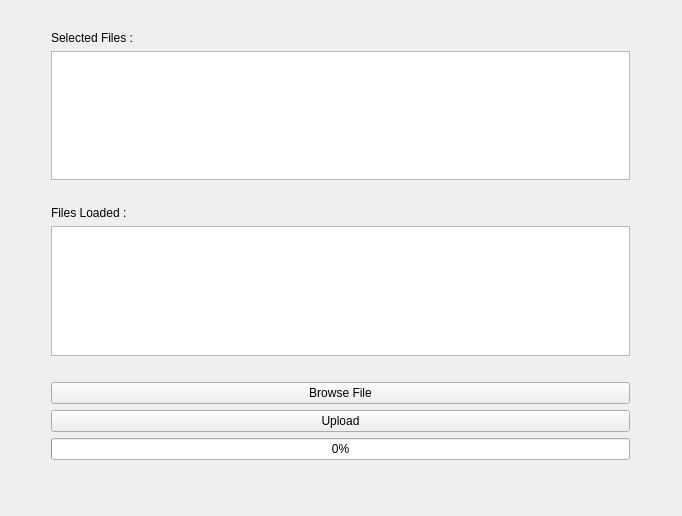
<?xml version="1.0" encoding="UTF-8"?>
<ui version="4.0">
 <class>MainWindow</class>
 <widget class="QMainWindow" name="MainWindow">
  <property name="geometry">
   <rect>
    <x>0</x>
    <y>0</y>
    <width>682</width>
    <height>516</height>
   </rect>
  </property>
  <property name="windowTitle">
   <string>MainWindow</string>
  </property>
  <widget class="QWidget" name="centralWidget">
   <widget class="QWidget" name="layoutWidget">
    <property name="geometry">
     <rect>
      <x>40</x>
      <y>20</y>
      <width>601</width>
      <height>451</height>
     </rect>
    </property>
    <layout class="QVBoxLayout" name="verticalLayout">
     <item>
      <widget class="QLabel" name="selectedFiles">
       <property name="text">
        <string>Selected Files :</string>
       </property>
      </widget>
     </item>
     <item>
      <widget class="QTextBrowser" name="textBrowser"/>
     </item>
     <item>
      <widget class="QLabel" name="totalFileSize">
       <property name="text">
        <string/>
       </property>
      </widget>
     </item>
     <item>
      <widget class="QLabel" name="filesLoaded">
       <property name="text">
        <string>Files Loaded :</string>
       </property>
      </widget>
     </item>
     <item>
      <widget class="QTextBrowser" name="loadedFilesBrowser"/>
     </item>
     <item>
      <widget class="QLabel" name="totalFileSizeLoaded">
       <property name="text">
        <string/>
       </property>
      </widget>
     </item>
     <item>
      <widget class="QPushButton" name="browseButton">
       <property name="text">
        <string>Browse File</string>
       </property>
      </widget>
     </item>
     <item>
      <widget class="QPushButton" name="uploadButton">
       <property name="text">
        <string>Upload</string>
       </property>
      </widget>
     </item>
     <item>
      <widget class="QProgressBar" name="progressBar">
       <property name="value">
        <number>0</number>
       </property>
      </widget>
     </item>
    </layout>
   </widget>
  </widget>
  <widget class="QMenuBar" name="menuBar">
   <property name="geometry">
    <rect>
     <x>0</x>
     <y>0</y>
     <width>682</width>
     <height>22</height>
    </rect>
   </property>
  </widget>
 </widget>
 <layoutdefault spacing="6" margin="11"/>
 <resources/>
 <connections/>
</ui>
